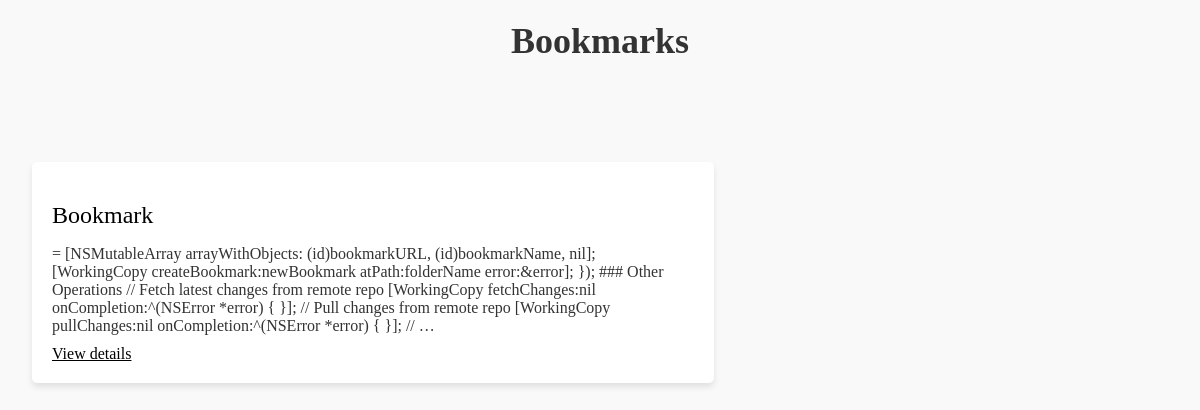
Page /bookmark/ (signed in) on the committed database.
### bookmark/models.py (models this page shows, shortened)
class Book(models.Model):
    user = models.ForeignKey(User, on_delete=models.CASCADE, null=True, blank=True)
    title = models.CharField(max_length=255)
    text = models.TextField()

### bookmark/views.py (the view)
# urls.py: path('', views.book_list, name='book_list'),
@login_required(login_url='/')
def book_list(request):
    book_list = Book.objects.filter(user=request.user)
    book_list = list(book_list)[: : -1]
    return render(request, 'bookmark/book_list.html', {'book_list': book_list})

### templates/bookmark/book_list.html (shortened to what this page needs)
{% extends 'base.html' %}
{% block body %}
</head>
<body>
    <h1>Bookmarks</h1>
    <ul>
        {% if book_list|length > 0 %}
        {% for book in book_list %}
        <li>
            <div class="card">
                <div class="content">
                    <h2 class="title">{{ book.title }}</h2>
                    <p class="text">{{ book.text|truncatewords:40 }}</p>
                    <a href="{% url 'book_detail' book_id=book.id %}" class="button">View details</a>
                </div>
            </div>
        </li>
        {% endfor %}
        {% else %}
        <p class="bookit">You have no Bookmarks! Add some to view them...</p>
        {% endif %}
    </ul>
{% endblock body %}

### templates/bookmark/book_list.html (style rules this page uses)
body { margin: 0; padding: 0; background-color: rgb(249, 249, 249); }
h1 { text-align: center; font-family: cursive; margin: 20px 0; font-size: 36px; color: #333; }
ul { list-style-type: none; padding: 2rem; }
li { width: 60%; margin-bottom: 3rem; margin-top: 3rem; }
.card { background-color: white; border-radius: 5px; box-shadow: 0 4px 6px rgba(0, 0, 0, 0.1); display: flex; flex-direction: column; overflow: hidden; }
.card .content { flex: 1; padding: 20px; }
.card .title { font-size: 24px; font-weight: 500; margin-bottom: 10px; }
.card .text { font-size: 16px; color: #333; margin-bottom: 10px; }
.card .button { border: none; color: black; cursor: pointer; font-size: 16px; font-weight: 500; }

### rows in the picture
Book: title "Bookmark", text "= [NSMutableArray arrayWithObjects: (id)bookmarkURL, (id)bookmarkName, nil]; [WorkingCopy createBookmark:newBookmark atPath:folderName error:&error]; }); ### Other Operations // Fetch latest changes from remote repo [WorkingCopy fetchChanges:nil onCompletion:^(NSError *error) { }]; // Pull changes from remote repo [WorkingCopy pullChanges:nil onCompletion:^(NSError *error) { }]; // …"
